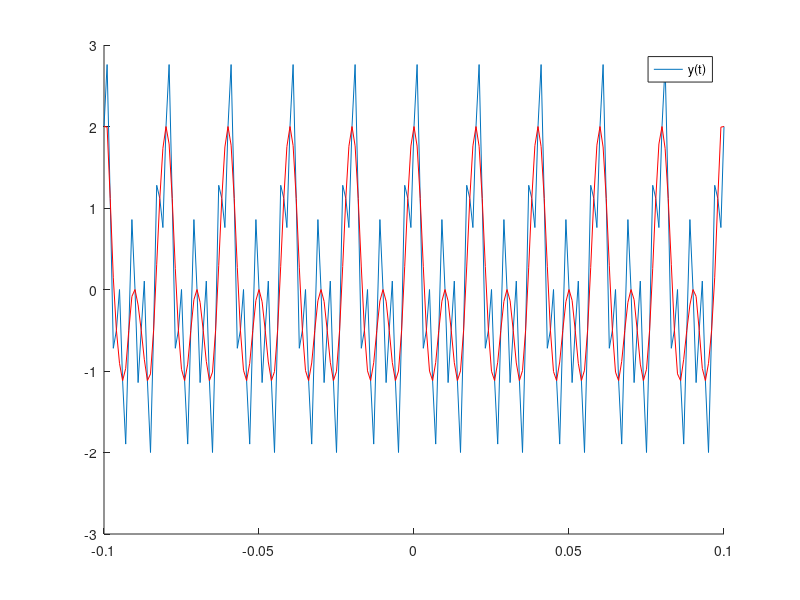

MATLAB code to generate this figure: (Note: this script raises an error after producing the figure.)
t=-0.1:.001:0.1;                                                                %The time interval of the requested signal and its step of .001 sec)
Ts=0.002;%We set Ts=0.002 sec
N1=-50:1:50;
z=cos(100*pi*t)+ cos(200*pi*t)+sin(500*pi*t);                                   %The given signal
Xs=cos(100*pi*N1*Ts)+cos(200*pi*N1*Ts)+sin(500*pi*N1*Ts);                       %The new Signal we found.
for k=1:1:length(t)
    x1(k)=Xs*sinc((t(k)-N1*Ts)/Ts)';
end;
figure('Name','New Signal for Ts=0.002');
hold on;

plot(t,z);                                                                        %Show of signal G.1.2
plot(t,x1,'-r');                                                                  %Show of G.1.3 signal with G.1.2
legend('Xs(t)');
legend('y(t)');
TITLE ('G.1.3');
xlabel('Time');
ylabel('x1(t)');
grid on;
